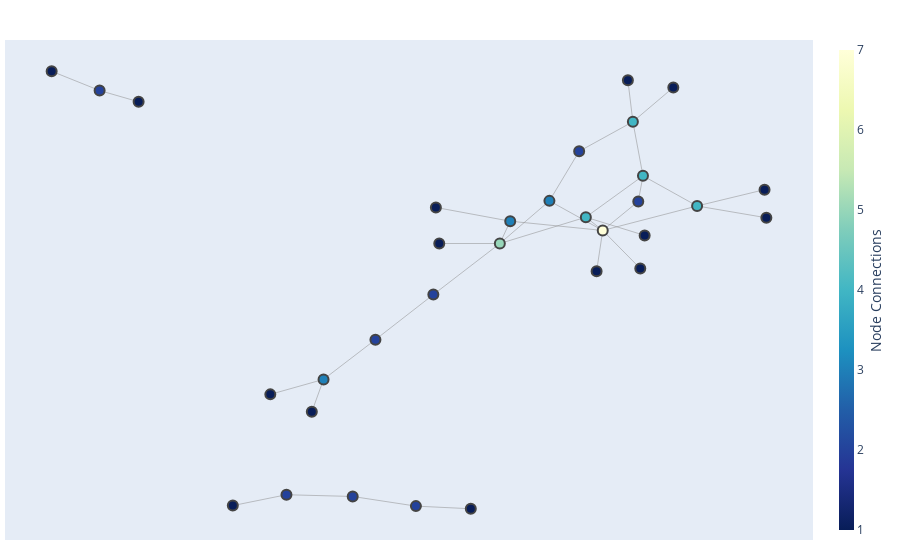

Notebook code for this chart:
### Code cell
from interactive_graph import CreatePlotlyViz

ga = CreatePlotlyViz(GA)
ga.fig()

### Figure 1 — Plotly figure (JSON) as saved in the notebook; plotly's stock layout.template omitted (floating-point values rounded to 4 significant figures)
{"data": [{"hoverinfo": "none", "line": {"color": "#888", "width": 0.5}, "mode": "lines", "type": "scatter", "x": [0.07603, 0.05166, null, 0.07603, 0.2931, null, 0.07603, -0.09841, null, 0.05166, 0.2535, null, 0.05166, -0.1044, null, 0.05166, 0.168, null, 0.05166, -0.09047, null, 0.2931, 0.2535, null, 0.2931, 0.5145, null, 0.2931, 0.3812, null, 0.2931, 0.168, null, 0.2931, 0.3765, null, 0.2931, 0.2787, null, -0.2403, -0.362, null, -0.2403, -0.1044, null, -0.362, -0.3895, null, -0.362, -0.4869, null, 0.2535, 0.3915, null, 0.2535, 0.3875, null, 0.2378, 0.3638, null, 0.2378, 0.168, null, 0.3638, 0.3875, null, 0.3638, 0.3521, null, 0.3638, 0.4587, null, 0.5145, 0.3875, null, 0.5145, 0.6728, null, 0.5145, 0.677, null, 0.3875, 0.3765, null, -0.449, -0.5749, null, -0.449, -0.2936, null, -0.2936, -0.1452, null, -0.1452, -0.01649, null, -0.8874, -1, null, -0.8874, -0.7959, null], "y": [0.1542, 0.06868, null, 0.1542, 0.1187, null, 0.1542, 0.2069, null, 0.06868, 0.1695, null, 0.06868, -0.1272, null, 0.06868, 0.2321, null, 0.06868, 0.06868, null, 0.1187, 0.1695, null, 0.1187, 0.2125, null, 0.1187, -0.02713, null, 0.1187, 0.2321, null, 0.1187, 0.2301, null, 0.1187, -0.03748, null, -0.2997, -0.452, null, -0.2997, -0.1272, null, -0.452, -0.5764, null, -0.452, -0.5094, null, 0.1695, 0.09971, null, 0.1695, 0.328, null, 0.422, 0.5354, null, 0.422, 0.2321, null, 0.5354, 0.328, null, 0.5354, 0.6943, null, 0.5354, 0.6667, null, 0.2125, 0.328, null, 0.2125, 0.2751, null, 0.2125, 0.1673, null, 0.328, 0.2301, null, -0.894, -0.9357, null, -0.894, -0.9007, null, -0.9007, -0.9377, null, -0.9377, -0.9478, null, 0.6549, 0.7288, null, 0.6549, 0.6119, null]}, {"hoverinfo": "text", "marker": {"color": [3, 5, 7, 2, 3, 2, 4, 1, 2, 4, 4, 4, 1, 1, 1, 3, 1, 2, 1, 2, 1, 2, 2, 1, 2, 1, 1, 1, 1, 1, 1, 1], "colorbar": {"thickness": 15, "title": {"side": "right", "text": "Node Connections"}, "xanchor": "left"}, "colorscale": [[0, "rgb(255,255,217)"], [0.125, "rgb(237,248,177)"], [0.25, "rgb(199,233,180)"], [0.375, "rgb(127,205,187)"], [0.5, "rgb(65,182,196)"], [0.625, "rgb(29,145,192)"], [0.75, "rgb(34,94,168)"], [0.875, "rgb(37,52,148)"], [1, "rgb(8,29,88)"]], "line": {"width": 2}, "reversescale": true, "showscale": true, "size": 10}, "mode": "markers", "text": ["lexi : 3", "sloan : 5", "karev : 7", "owen : 2", "yang : 3", "altman : 2", "torres : 4", "arizona : 1", "derek : 2", "grey : 4", "izzie : 4", "o'malley : 4", "colin : 1", "preston : 1", "kepner : 1", "addison : 3", "nancy : 1", "olivia : 2", "mrs. seabury : 1", "chief : 2", "adele : 1", "ellis grey : 2", "thatch grey : 2", "susan grey : 1", "bailey : 2", "tucker : 1", "hank : 1", "denny : 1", "finn : 1", "steve : 1", "ben : 1", "avery : 1"], "type": "scatter", "x": [0.07603, 0.05166, 0.2931, -0.2403, -0.362, -0.1044, 0.2535, 0.3915, 0.2378, 0.3638, 0.5145, 0.3875, -0.3895, -0.4869, 0.3812, 0.168, -0.09047, 0.3765, 0.2787, -0.449, -0.5749, -0.2936, -0.1452, -0.01649, -0.8874, -1, 0.6728, 0.677, 0.3521, 0.4587, -0.7959, -0.09841], "y": [0.1542, 0.06868, 0.1187, -0.2997, -0.452, -0.1272, 0.1695, 0.09971, 0.422, 0.5354, 0.2125, 0.328, -0.5764, -0.5094, -0.02713, 0.2321, 0.06868, 0.2301, -0.03748, -0.894, -0.9357, -0.9007, -0.9377, -0.9478, 0.6549, 0.7288, 0.2751, 0.1673, 0.6943, 0.6667, 0.6119, 0.2069]}], "layout": {"hovermode": "closest", "margin": {"b": 20, "l": 5, "r": 5, "t": 40}, "showlegend": false, "xaxis": {"showgrid": false, "showticklabels": false, "zeroline": false}, "yaxis": {"showgrid": false, "showticklabels": false, "zeroline": false}}}
